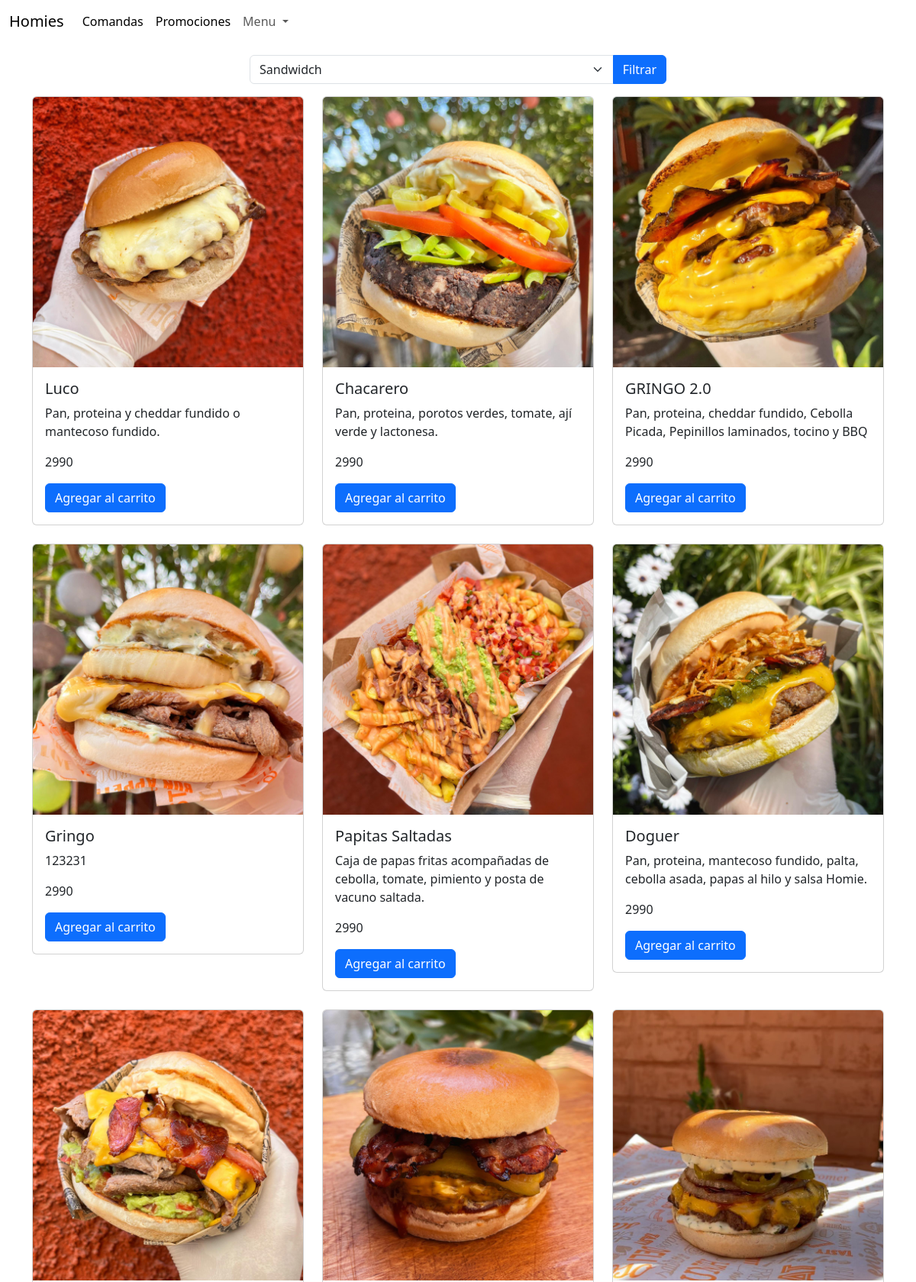
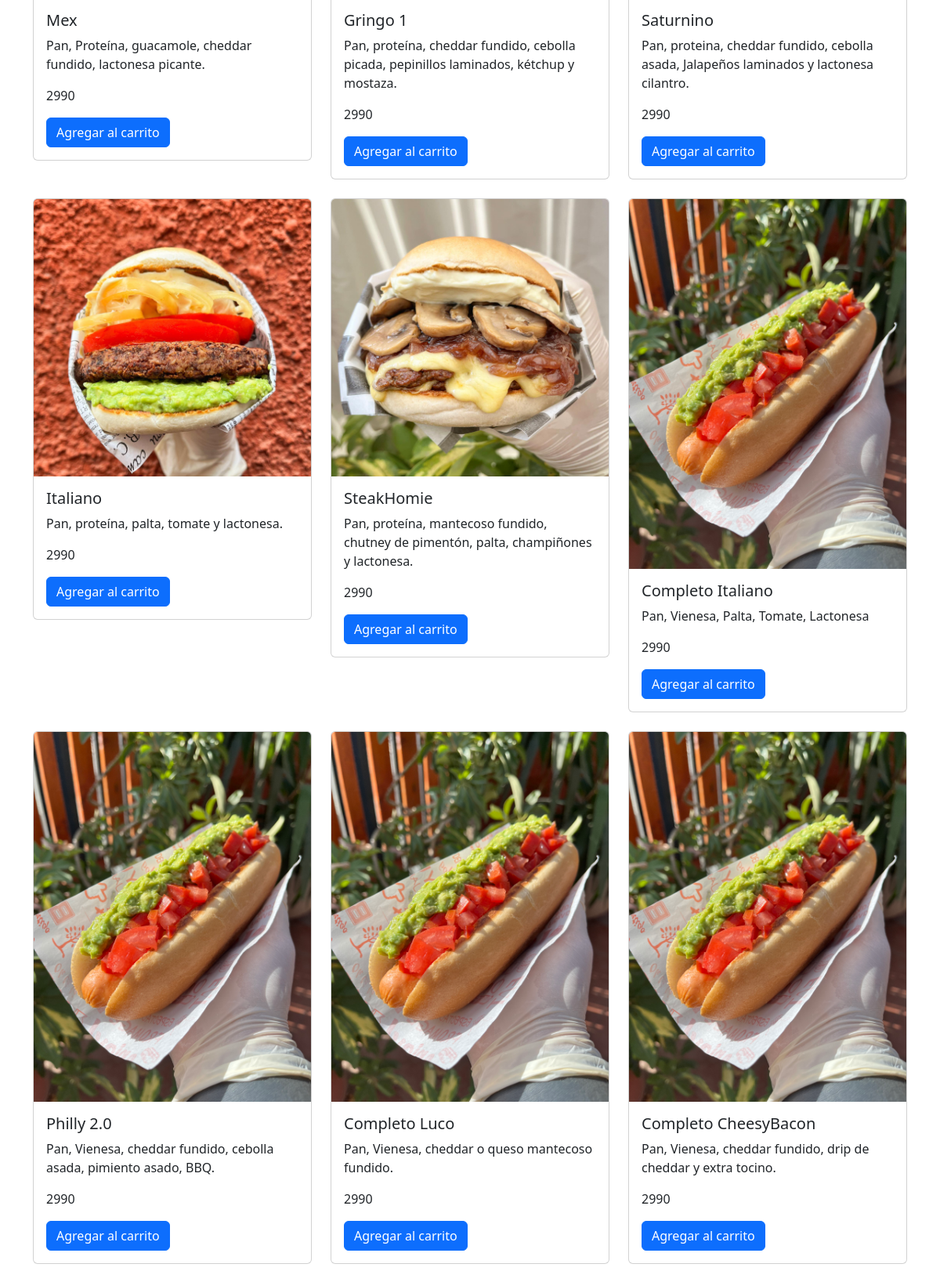
Screenshot of /listar_productos (upper part) with the database file from the repository (2 pictures, top to bottom).
### app/models.py (models this page shows, shortened)
class Producto(models.Model):
    nombre = models.CharField(max_length=200)
    descripcion = models.TextField()
    precio = models.IntegerField()
    stock = models.IntegerField()
    fecha_creacion = models.DateTimeField(auto_now_add=True)
    categoria = models.ForeignKey(Categoria, on_delete=models.CASCADE)
    imagen = models.ImageField(upload_to="productos", null=True)
    cantidad = models.IntegerField(default=0)
    comentario = models.CharField(max_length=100,default="")
    SIMPLE = 'Simple'
    DOBLE = 'Doble'
    OPCIONES_HAMBURGUESA = [
        (SIMPLE, 'Hamburguesa Simple'),
        (DOBLE, 'Hamburguesa Doble'),
    ]
    tipo_hamburguesa = models.CharField(
        max_length=10,
        choices=OPCIONES_HAMBURGUESA,
        default=SIMPLE,
    )

### app/views.py (the view)
# urls.py: path('listar_productos', listar_productos, name='listar_productos'),
def listar_productos(request,categoria_id=None):
    categorias = Categoria.objects.all()  # Asegúrate de importar la clase Categoria
    if request.method == 'POST':
        form = ProductoForm(request.POST)
        if form.is_valid():
            form.save()
            return redirect('home')  # Redirige a la misma página después de agregar un producto
    else:
        form = ProductoForm()
    if 'categoria_id' in request.GET:
        categoria_id = request.GET['categoria_id']
        productos = Producto.objects.filter(categoria__id=categoria_id)
    else:
        productos = Producto.objects.all()
    context = {'productos': productos, 'form': form, 'categorias': categorias}
    return render(request, 'app/listar_productos.html', context)

### app/forms.py
class ProductoForm(forms.ModelForm):
    class Meta:
        model = Producto
        fields = ['nombre', 'cantidad', 'precio', 'comentario', 'tipo_hamburguesa']

### app/templates/app/listar_productos.html (shortened to what this page needs)
{% extends 'app/base.html' %}
{% block content %}
</div>
<div class="container">
  <div class="row justify-content-center">
    <div class="col-md-6">
      <form class="mb-3" method="get" action="{% url 'listar_productos' %}">
        <div class="input-group">
          <select class="form-select" name="categoria_id" id="categoria">
            {% for categoria in categorias %}
            <option value="{{ categoria.id }}">{{ categoria.nombre }}</option>
            {% endfor %}
          </select>
          <button type="submit" class="btn btn-primary">Filtrar</button>
        </div>
      </form>
    </div>
  </div>
</div>
<div class="container">
  <div class="row">
    {% for producto in productos %}
    <div class="col-lg-4 col-md-6 col-sm-12 mb-4">
      <div class="card">
        <img src="{{ producto.imagen.url }}" class="card-img-top custom-image" alt="{{ producto.nombre }}">
        <div class="card-body">
          <h5 class="card-title">{{ producto.nombre }}</h5>
          <p class="card-text">{{ producto.descripcion }}</p>
          <p class="card-text">{{ producto.precio }}</p>
          <button class="btn btn-primary"
            onclick="Agregar('{{ producto.id }}','{{ producto.nombre }}','{{ producto.precio }}','{{ producto.imagen.url }}')">Agregar
            al carrito</button>
        </div>
      </div>
    </div>
    {% endfor %}
  </div>
</div>
{% endblock %}

### rows the page displays
Producto: imagen (picture), nombre "Luco", descripcion "Pan, proteina y cheddar fundido o mantecoso fundido.", precio "2990"
Producto: imagen (picture), nombre "Chacarero", descripcion "Pan, proteina, porotos verdes, tomate, ají verde y lactonesa.", precio "2990"
Producto: imagen (picture), nombre "GRINGO 2.0", descripcion "Pan, proteina, cheddar fundido, Cebolla Picada, Pepinillos laminados, tocino y BBQ", precio "2990"
Producto: imagen (picture), nombre "Gringo", descripcion "123231", precio "2990"
Producto: imagen (picture), nombre "Papitas Saltadas", descripcion "Caja de papas fritas acompañadas de cebolla, tomate, pimiento y posta de vacuno saltada.", precio "2990"
Producto: imagen (picture), nombre "Doguer", descripcion "Pan, proteina, mantecoso fundido, palta, cebolla asada, papas al hilo y salsa Homie.", precio "2990"
Producto: imagen (picture), nombre "Mex", descripcion "Pan, Proteína, guacamole, cheddar fundido, lactonesa picante.", precio "2990"
Producto: imagen (picture), nombre "Gringo 1", descripcion "Pan, proteína, cheddar fundido, cebolla picada, pepinillos laminados, kétchup y mostaza.", precio "2990"
Producto: imagen (picture), nombre "Saturnino", descripcion "Pan, proteina, cheddar fundido, cebolla asada, Jalapeños laminados y lactonesa cilantro.", precio "2990"
Producto: imagen (picture), nombre "Italiano", descripcion "Pan, proteína, palta, tomate y lactonesa.", precio "2990"
Producto: imagen (picture), nombre "SteakHomie", descripcion "Pan, proteína, mantecoso fundido, chutney de pimentón, palta, champiñones y lactonesa.", precio "2990"
Producto: imagen (picture), nombre "Completo Italiano", descripcion "Pan, Vienesa, Palta, Tomate, Lactonesa", precio "2990"
Producto: imagen (picture), nombre "Philly 2.0", descripcion "Pan, Vienesa, cheddar fundido, cebolla asada, pimiento asado, BBQ.", precio "2990"
Producto: imagen (picture), nombre "Completo Luco", descripcion "Pan, Vienesa, cheddar o queso mantecoso fundido.", precio "2990"
Producto: imagen (picture), nombre "Completo CheesyBacon", descripcion "Pan, Vienesa, cheddar fundido, drip de cheddar y extra tocino.", precio "2990"

### other values shown
form field categoria_id "Sandwidch"
